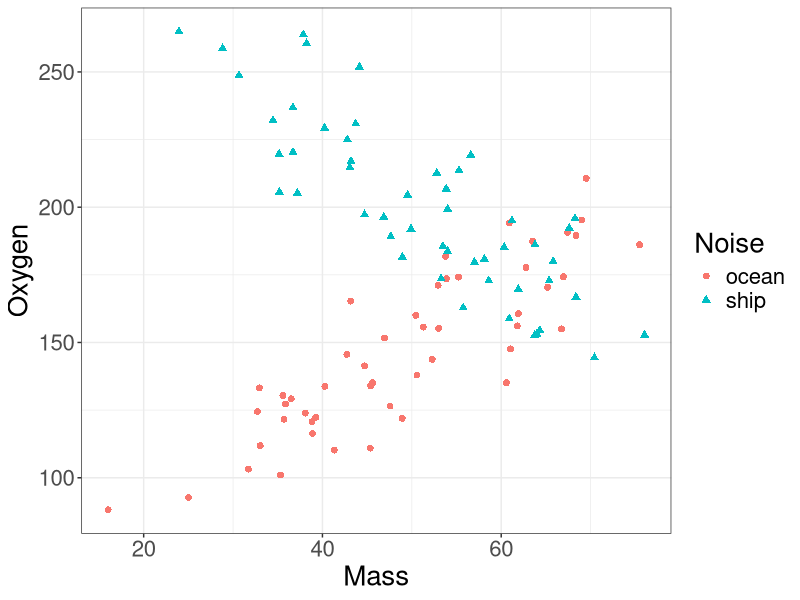

R code for this plot:
## ---- chunk 1
knitr::opts_chunk$set(echo = TRUE)
library(tidyverse)

set.seed(3)

x = rnorm(100, mean=50, sd=15)
crabs <- data.frame(Noise = rep(c("ocean", "ship"), each = 50),
                       Mass = x,
                       Oxygen = c(50 + 2*x[1:50] + rnorm(50, sd=15),
                                  300 - 2*x[51:100] + rnorm(50, sd=15)))
## ---- chunk 2
crabs %>%
  ggplot(aes(x = Mass, y = Oxygen, 
             color = Noise, shape = Noise)) +
  geom_point(size=2) +
  theme_bw() +
  theme(text = element_text(size=20))
## ---- chunk 3
m1 <- lm(Oxygen ~ Mass, data = crabs)
anova(m1)
## ---- chunk 4
m2 <- lm(Oxygen ~ Mass + Noise, data = crabs)
anova(m2)
## ---- chunk 5
m3 <- lm(Oxygen ~ Mass*Noise, data = crabs)
anova(m3)
